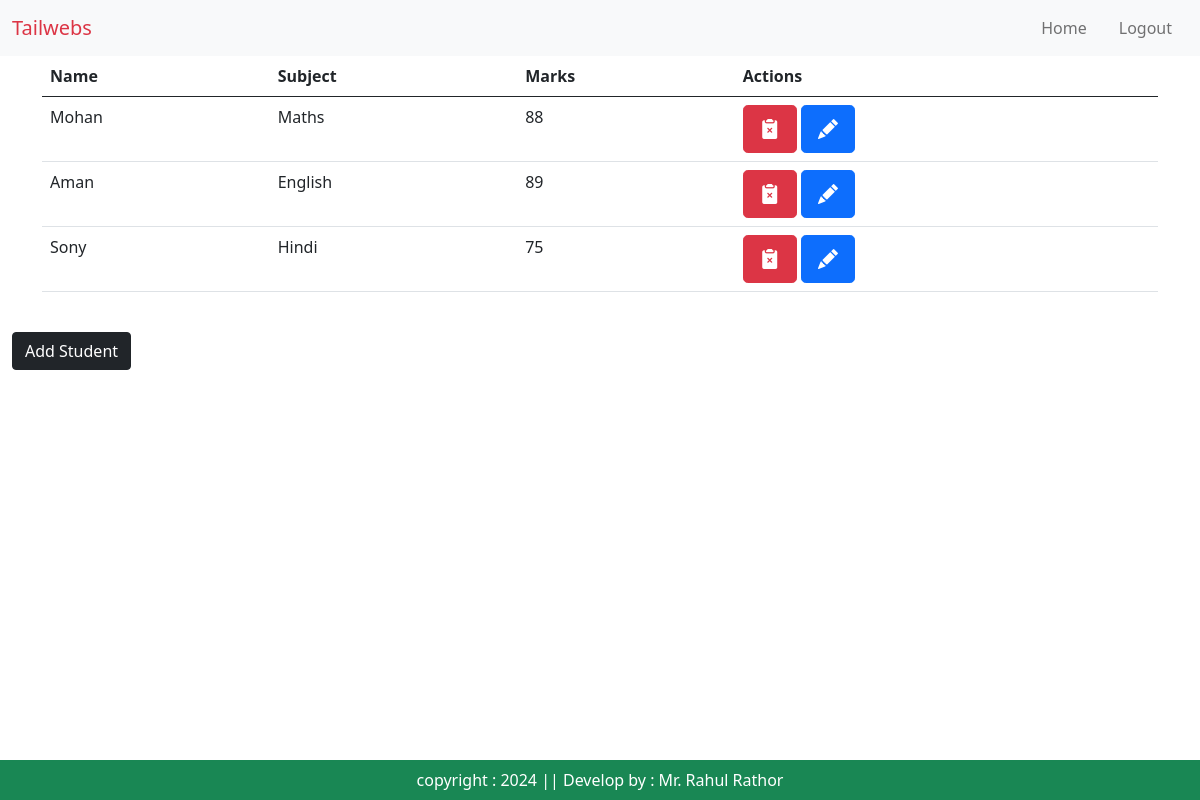
Screenshot of /home/ (signed in) with the database file from the repository.
### app/models.py (models this page shows, shortened)
class Student(models.Model):
    name = models.CharField(max_length=100)
    subject = models.CharField(max_length=100)
    marks = models.IntegerField(default=0)
    teacher = models.ForeignKey(User, on_delete=models.CASCADE, related_name='student')

### app/views.py (the view)
# urls.py: path('home/', views.home_view, name='home'),
@login_required
def home_view(request):
    student = Student.objects.filter(teacher=request.user)
    return render(request, 'app/home.html', {'student': student})

### template/app/home.html (shortened to what this page needs)
{% extends 'base.html' %}
{% load static %}
{% block main-content %}
<div class="container-fluid">
      <div class="container">
<table class="table table-hover ">
  <thead>
    <tr>
      <th scope="col">Name</th>
      <th scope="col">Subject</th>
      <th scope="col">Marks</th>
      <th scope="col">Actions</th>
    </tr   >
  </thead>
  <tbody>
  {% for i in student %}
    <tr>
      <td>{{i.name}}</td>
      <td>{{i.subject}}</td>
          <td>{{i.marks}}</td>
      <td>
<button type="button" class="btn btn-danger btn-lg"  data-bs-toggle="modal"
        data-bs-target="#deleteEmployeeModal-{{forloop.counter}}">
   <i class="bi bi-clipboard2-x-fill"></i>
</button>
 <button type="button" class="btn btn-primary btn-lg"
            data-bs-toggle="modal" data-bs-target="#editEmployeeModal-{{forloop.counter}}">
     <i class="bi bi-pencil-fill"></i></button>
      </td>
    </tr>
  {% endfor %}
  </tbody>
</table>
      </div><br>
<button type="button" class="btn btn-dark" data-bs-toggle="modal" data-bs-target="#exampleModal">
  Add Student
</button>
      </div>
{% endblock main-content %}

### rows the page displays
Student: name "Mohan", subject "Maths", marks "88"
Student: name "Aman", subject "English", marks "89"
Student: name "Sony", subject "Hindi", marks "75"
